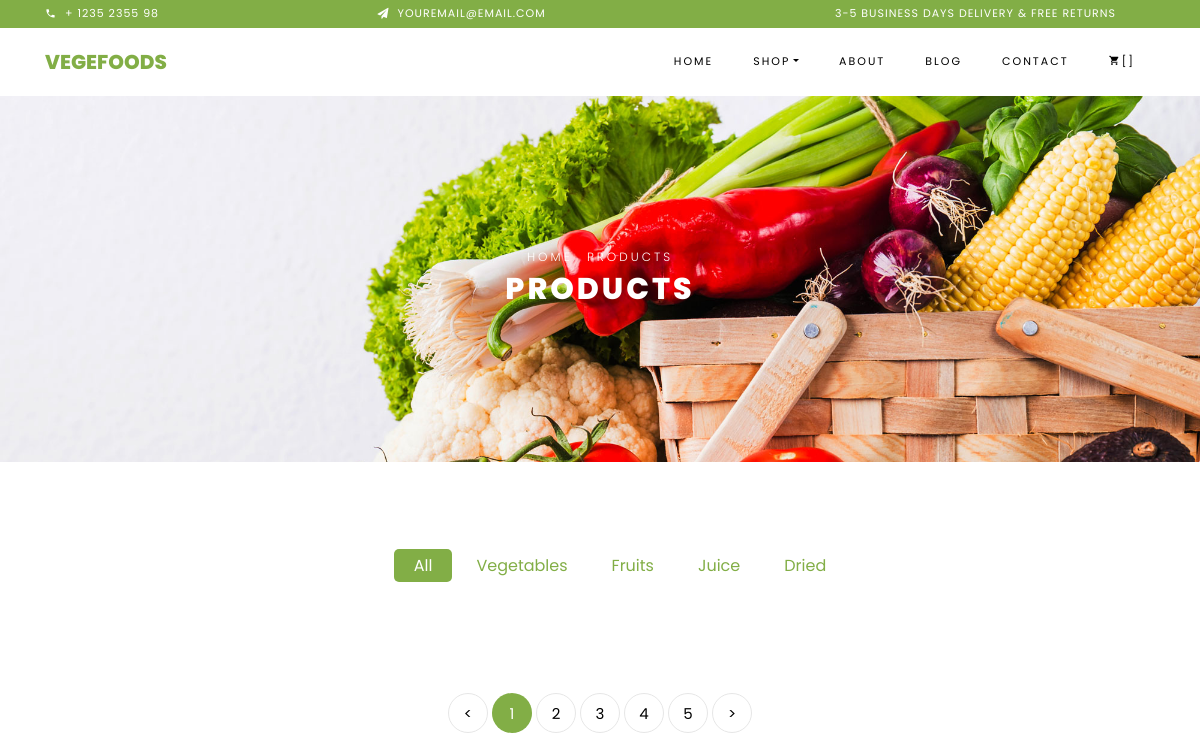
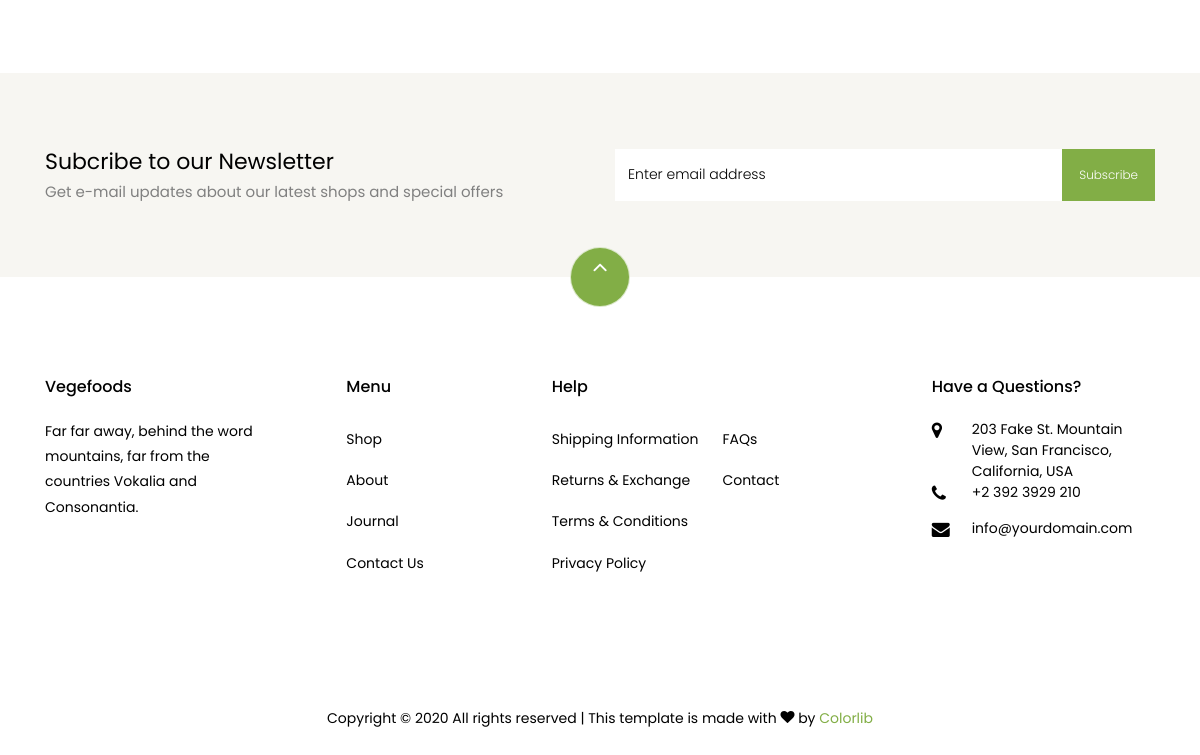
Before: / with the older database file (2 pictures, top to bottom).
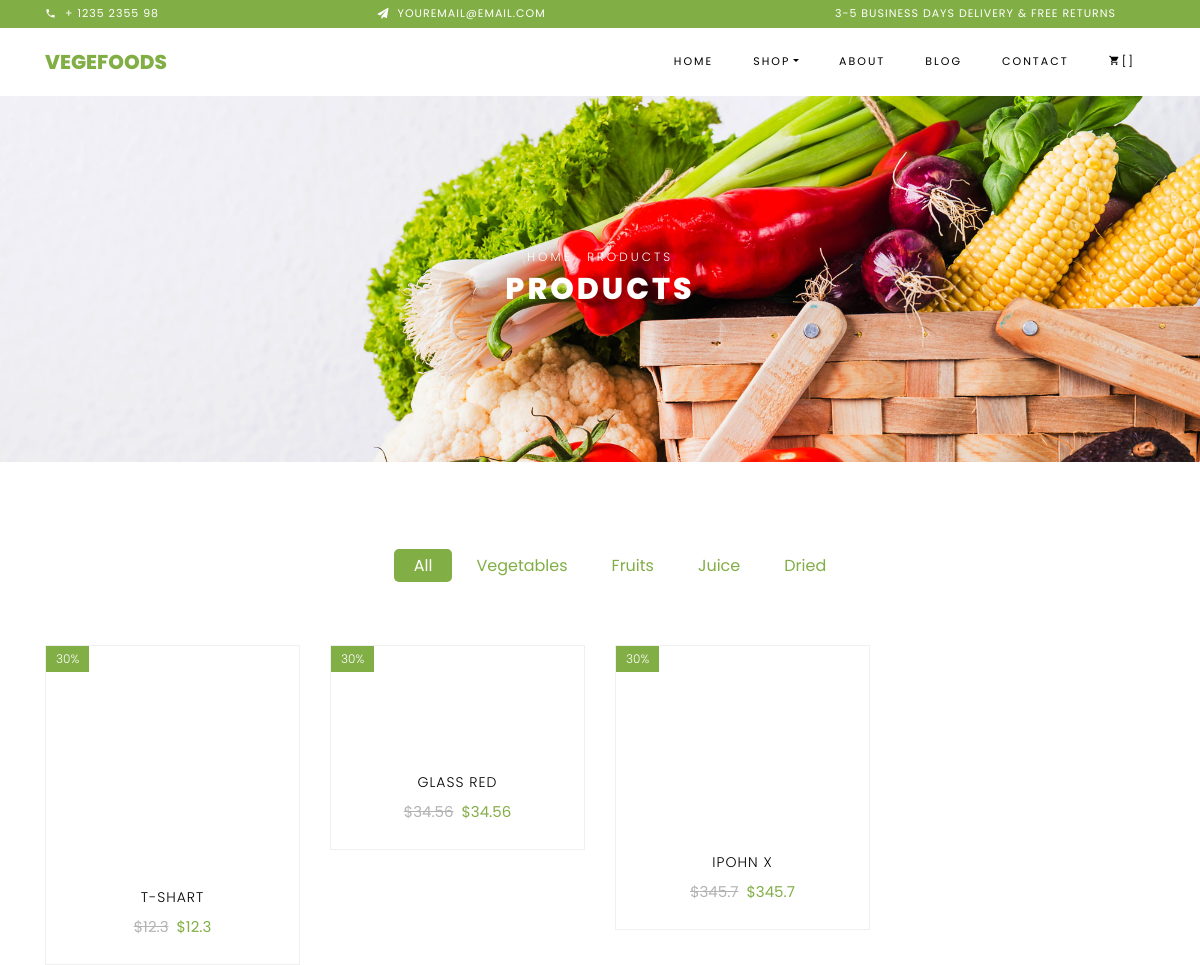
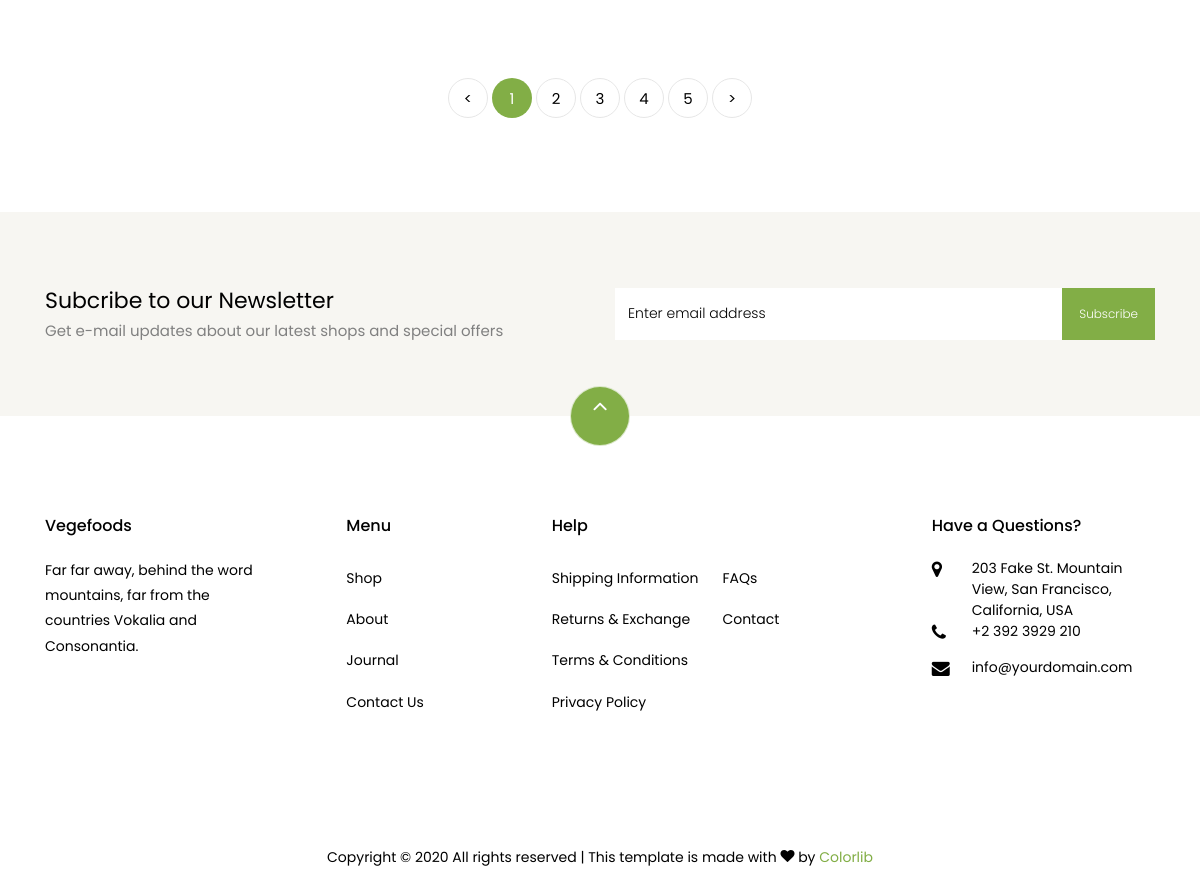
After: the same page with the newer database file (2 pictures, top to bottom).
### store/models.py (models this page shows, shortened)
class Product(models.Model):
    name = models.CharField(max_length=200,null=True)
    description = models.TextField(max_length=1000, null=True)
    price = models.FloatField()
    digital = models.BooleanField(default=False, null=True, blank=True)
    image = models.ImageField(upload_to='image_product',null=True, blank=True)
    @property
    def imageURL(self):
        try:
            url = self.image.url
        except:
            url = ''
        return url

### store/views.py (the view)
# urls.py: path('', include('store.urls',namespace='store')),
def store(request):
    product = Product.objects.all()
    context={
        'product':product
    }
    return render(request, 'store/store.html',context)

### store/templates/store/store.html (shortened to what this page needs)
{% extends 'main.html' %} {% load static %} {% block content %}
<div class="hero-wrap hero-bread" style="background-image: url('{% static 'images/bg_1.jpg' %}');">
    <div class="container">
        <div class="row no-gutters slider-text align-items-center justify-content-center">
            <div class="col-md-9 ftco-animate text-center">
                <p class="breadcrumbs"><span class="mr-2"><a href="index.html">Home</a></span> <span>Products</span></p>
                <h1 class="mb-0 bread">Products</h1>
            </div>
        </div>
    </div>
</div>
<section class="ftco-section">
    <div class="container">
        <div class="row justify-content-center">
            <div class="col-md-10 mb-5 text-center">
                <ul class="product-category">
                    <li><a href="#" class="active">All</a></li>
                    <li><a href="#">Vegetables</a></li>
                    <li><a href="#">Fruits</a></li>
                    <li><a href="#">Juice</a></li>
                    <li><a href="#">Dried</a></li>
                </ul>
            </div>
        </div>
        <div class="row">
        {% for product in product %}
            <div class="col-md-6 col-lg-3 ftco-animate">
                <div class="product">
                    <a href="#" class="img-prod"><img class="img-fluid" src="{{product.imageURL}}" alt="Colorlib Template">
                        <span class="status">30%</span>
                    </a>
                    <div class="text py-3 pb-4 px-3 text-center">
                        <h3><a href="#">{{product.name}}</a></h3>
                        <div class="d-flex">
                            <div class="pricing">
                                <p class="price"><span class="mr-2 price-dc">${{product.price}}</span><span class="price-sale">${{product.price}}</span></p>
                            </div>
                        </div>
                    </div>
                </div>
            </div>
        {% endfor %}
        </div>
        <div class="row mt-5">
            <div class="col text-center">
                <div class="block-27">
                    <ul>
                        <li><a href="#">&lt;</a></li>
                        <li class="active"><span>1</span></li>
                        <li><a href="#">2</a></li>
                        <li><a href="#">3</a></li>
                        <li><a href="#">4</a></li>
                        <li><a href="#">5</a></li>
                        <li><a href="#">&gt;</a></li>
                    </ul>
                </div>
            </div>
        </div>
    </div>
</section>
{% endblock %}

### templates/main.html (shortened to what this page needs)
{% load static %}
<!DOCTYPE html>
<html lang="en">
<head>
    <link rel="stylesheet" href="{% static 'css/open-iconic-bootstrap.min.css' %}">
    <link rel="stylesheet" href="{% static 'css/animate.css' %}">
    <link rel="stylesheet" href="{% static 'css/owl.carousel.min.css' %}">
    <link rel="stylesheet" href="{% static 'css/owl.theme.default.min.css' %}">
    <link rel="stylesheet" href="{% static 'css/magnific-popup.css' %}">
    <link rel="stylesheet" href="{% static 'css/aos.css' %}">
    <link rel="stylesheet" href="{% static 'css/ionicons.min.css' %}">
    <link rel="stylesheet" href="{% static 'css/bootstrap-datepicker.css' %}">
    <link rel="stylesheet" href="{% static 'css/jquery.timepicker.css' %}">
    <link rel="stylesheet" href="{% static 'css/flaticon.css' %}">
    <link rel="stylesheet" href="{% static 'css/icomoon.css' %}">
    <link rel="stylesheet" href="{% static 'css/style.css' %}">
</head>
<body class="goto-here">
    {% include 'divs/navbar_div.html' %}
    {% block content %} {% endblock %}
    <section class="ftco-section ftco-no-pt ftco-no-pb py-5 bg-light">
        <div class="container py-4">
            <div class="row d-flex justify-content-center py-5">
                <div class="col-md-6">
                    <h2 style="font-size: 22px;" class="mb-0">Subcribe to our Newsletter</h2>
                    <span>Get e-mail updates about our latest shops and special offers</span>
                </div>
                <div class="col-md-6 d-flex align-items-center">
                    <form action="#" class="subscribe-form">
                        <div class="form-group d-flex">
                            <input type="text" class="form-control" placeholder="Enter email address">
                            <input type="submit" value="Subscribe" class="submit px-3">
                        </div>
                    </form>
                </div>
            </div>
        </div>
    </section>
    <footer class="ftco-footer ftco-section">
        <div class="container">
            <div class="row">
                <div class="mouse">
                    <a href="#" class="mouse-icon">
                        <div class="mouse-wheel"><span class="ion-ios-arrow-up"></span></div>
                    </a>
                </div>
            </div>
            <div class="row mb-5">
                <div class="col-md">
                    <div class="ftco-footer-widget mb-4">
                        <h2 class="ftco-heading-2">Vegefoods</h2>
                        <p>Far far away, behind the word mountains, far from the countries Vokalia and Consonantia.</p>
                        <ul class="ftco-footer-social list-unstyled float-md-left float-lft mt-5">
                        </ul>
                    </div>
                </div>
                <div class="col-md">
                    <div class="ftco-footer-widget mb-4 ml-md-5">
                        <h2 class="ftco-heading-2">Menu</h2>
                        <ul class="list-unstyled">
                            <li><a href="#" class="py-2 d-block">Shop</a></li>
                            <li><a href="#" class="py-2 d-block">About</a></li>
                            <li><a href="#" class="py-2 d-block">Journal</a></li>
                            <li><a href="#" class="py-2 d-block">Contact Us</a></li>
                        </ul>
                    </div>
                </div>
                <div class="col-md-4">
                    <div class="ftco-footer-widget mb-4">
                        <h2 class="ftco-heading-2">Help</h2>
                        <div class="d-flex">
                            <ul class="list-unstyled mr-l-5 pr-l-3 mr-4">
                                <li><a href="#" class="py-2 d-block">Shipping Information</a></li>
                                <li><a href="#" class="py-2 d-block">Returns &amp; Exchange</a></li>
                                <li><a href="#" class="py-2 d-block">Terms &amp; Conditions</a></li>
                                <li><a href="#" class="py-2 d-block">Privacy Policy</a></li>
                            </ul>
                            <ul class="list-unstyled">
                                <li><a href="#" class="py-2 d-block">FAQs</a></li>
                                <li><a href="#" class="py-2 d-block">Contact</a></li>
                            </ul>
                        </div>
                    </div>
                </div>
                <div class="col-md">
                    <div class="ftco-footer-widget mb-4">
                        <h2 class="ftco-heading-2">Have a Questions?</h2>
                        <div class="block-23 mb-3">
                            <ul>
                                <li><span class="icon icon-map-marker"></span><span class="text">203 Fake St. Mountain View, San Francisco, California, USA</span></li>
                                <li><a href="#"><span class="icon icon-phone"></span><span class="text">+2 392 3929 210</span></a></li>
                                <li><a href="#"><span class="icon icon-envelope"></span><span class="text">info@yourdomain.com</span></a></li>
                            </ul>
                        </div>
                    </div>
                </div>
            </div>
            <div class="row">
                <div class="col-md-12 text-center">
                    <p>
                        Copyright &copy;
                         All rights reserved | This template is made with <i class="icon-heart color-danger" aria-hidden="true"></i> by <a href="https://colorlib.com" target="_blank">Colorlib</a>
                    </p>
                </div>
            </div>
        </div>
    </footer>
</body>
</html>

### templates/divs/navbar_div.html (shortened to what this page needs)
<div class="py-1 bg-primary">
    <div class="container">
        <div class="row no-gutters d-flex align-items-start align-items-center px-md-0">
            <div class="col-lg-12 d-block">
                <div class="row d-flex">
                    <div class="col-md pr-4 d-flex topper align-items-center">
                        <div class="icon mr-2 d-flex justify-content-center align-items-center"><span class="icon-phone2"></span></div>
                        <span class="text">+ 1235 2355 98</span>
                    </div>
                    <div class="col-md pr-4 d-flex topper align-items-center">
                        <div class="icon mr-2 d-flex justify-content-center align-items-center"><span class="icon-paper-plane"></span></div>
                        <span class="text">youremail@email.com</span>
                    </div>
                    <div class="col-md-5 pr-4 d-flex topper align-items-center text-lg-right">
                        <span class="text">3-5 Business days delivery &amp; Free Returns</span>
                    </div>
                </div>
            </div>
        </div>
    </div>
</div>
<nav class="navbar navbar-expand-lg navbar-dark ftco_navbar bg-dark ftco-navbar-light" id="ftco-navbar">
    <div class="container">
        <a class="navbar-brand" href="index.html">Vegefoods</a>
        <div class="collapse navbar-collapse" id="ftco-nav">
            <ul class="navbar-nav ml-auto">
                <li class="nav-item active"><a href="index.html" class="nav-link">Home</a></li>
                <li class="nav-item dropdown">
                    <a class="nav-link dropdown-toggle" href="#" id="dropdown04" data-toggle="dropdown" aria-haspopup="true" aria-expanded="false">Shop</a>
                </li>
                <li class="nav-item"><a href="about.html" class="nav-link">About</a></li>
                <li class="nav-item"><a href="blog.html" class="nav-link">Blog</a></li>
                <li class="nav-item"><a href="contact.html" class="nav-link">Contact</a></li>
                <li class="nav-item cta cta-colored"><a href="cart.html" class="nav-link"><span class="icon-shopping_cart"></span>[{{order.get_cart_item}}]</a></li>
            </ul>
        </div>
    </div>
</nav>

### static/css/icomoon.css (style rules this page uses)
[class^="icon-"], [class*=" icon-"] { font-family: 'icomoon' !important; speak: none; font-style: normal; font-weight: normal; font-variant: normal; text-transform: none; line-height: 1; -webkit-font-smoothing: antialiased; -moz-osx-font-smoothing: grayscale; }
.icon-heart:before { content: "\f004"; }
.icon-map-marker:before { content: "\f041"; }
.icon-phone:before { content: "\f095"; }
.icon-envelope:before { content: "\f0e0"; }
.icon-paper-plane:before { content: "\f1d8"; }
.icon-phone2:before { content: "\e0cd"; }
.icon-shopping_cart:before { content: "\e8cc"; }

Changed rows visible on the page:
added Product: name "T-SHART", price "12.3"
added Product: name "GLASS RED", price "34.56"
added Product: name "IPOHN X", price "345.7"
